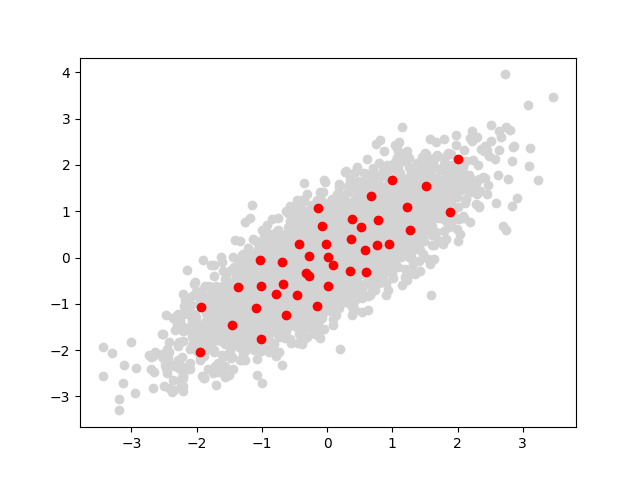

Write Python code to recreate this figure.
"""Post-process output from Stan."""

import numpy as np
import matplotlib.pyplot as plt

import stan
from stein_thinning.thinning import thin

if __name__ == '__main__':
    # Simple bivariate Gaussian model
    mc = """
    parameters {vector[2] x;}
    model {x ~ multi_normal([0, 0], [[1, 0.8], [0.8, 1]]);}
    """
    sm = stan.build(mc, random_seed=12345)
    fit = sm.sample(num_samples=1000)

    # Extract sampled points and gradients
    sample = fit['x'].T
    gradient = np.apply_along_axis(lambda x: sm.grad_log_prob(x.tolist()), 1, sample)

    # Obtain a subset of 40 points
    idx = thin(sample, gradient, 40)

    # Plot point-set over trace
    plt.figure()
    plt.scatter(sample[:, 0], sample[:, 1], color='lightgray')
    plt.scatter(sample[idx, 0], sample[idx, 1], color='red')

    plt.savefig('stein_thinning/demo/pystan.png')
    plt.show()
